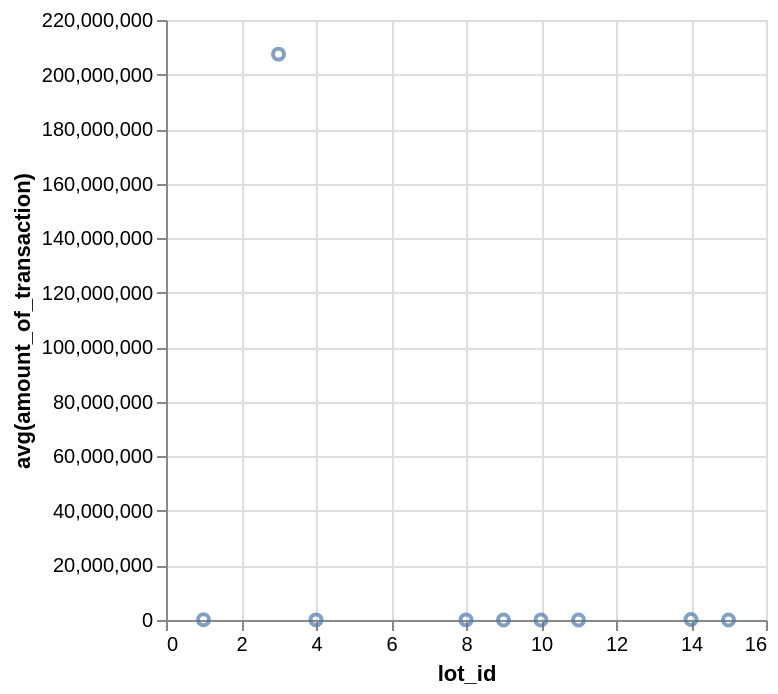

Express this chart as Vega-Lite.
### Vega-Lite specification from a JSON file in a GitHub repository (floating-point values rounded to 4 significant figures)
{"data": {"values": [{"x_data": 1, "y_data": 101100.0}, {"x_data": 3, "y_data": 207500000.0}, {"x_data": 4, "y_data": 48780.0}, {"x_data": 8, "y_data": 48780.0}, {"x_data": 9, "y_data": 0}, {"x_data": 10, "y_data": 13.08}, {"x_data": 11, "y_data": 24400.0}, {"x_data": 14, "y_data": 175600.0}, {"x_data": 15, "y_data": 1}]}, "mark": "point", "encoding": {"x": {"field": "x_data", "type": "quantitative", "title": "lot_id"}, "y": {"field": "y_data", "type": "quantitative", "title": "avg(amount_of_transaction)"}}}
